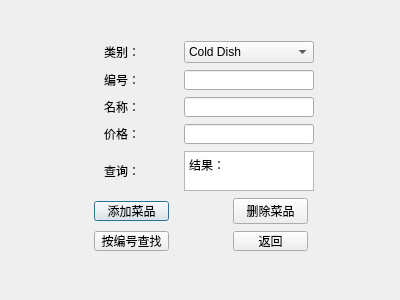
<?xml version="1.0" encoding="UTF-8"?>
<ui version="4.0">
 <class>ad_searchmenu_Dialog</class>
 <widget class="QDialog" name="ad_searchmenu_Dialog">
  <property name="geometry">
   <rect>
    <x>0</x>
    <y>0</y>
    <width>400</width>
    <height>300</height>
   </rect>
  </property>
  <property name="windowTitle">
   <string>菜品操作界面</string>
  </property>
  <widget class="QWidget" name="">
   <property name="geometry">
    <rect>
     <x>90</x>
     <y>40</y>
     <width>224</width>
     <height>215</height>
    </rect>
   </property>
   <layout class="QVBoxLayout" name="verticalLayout">
    <item>
     <layout class="QHBoxLayout" name="horizontalLayout_3">
      <property name="spacing">
       <number>30</number>
      </property>
      <item>
       <widget class="QLabel" name="label">
        <property name="minimumSize">
         <size>
          <width>60</width>
          <height>20</height>
         </size>
        </property>
        <property name="text">
         <string>类别：</string>
        </property>
        <property name="alignment">
         <set>Qt::AlignCenter</set>
        </property>
       </widget>
      </item>
      <item>
       <widget class="QComboBox" name="comboBox">
        <property name="minimumSize">
         <size>
          <width>130</width>
          <height>20</height>
         </size>
        </property>
        <item>
         <property name="text">
          <string>Cold Dish</string>
         </property>
        </item>
        <item>
         <property name="text">
          <string>Main Course</string>
         </property>
        </item>
        <item>
         <property name="text">
          <string>Soup</string>
         </property>
        </item>
       </widget>
      </item>
     </layout>
    </item>
    <item>
     <layout class="QHBoxLayout" name="horizontalLayout_2">
      <property name="spacing">
       <number>30</number>
      </property>
      <item>
       <widget class="QLabel" name="label_2">
        <property name="minimumSize">
         <size>
          <width>60</width>
          <height>20</height>
         </size>
        </property>
        <property name="text">
         <string>编号：</string>
        </property>
        <property name="alignment">
         <set>Qt::AlignCenter</set>
        </property>
       </widget>
      </item>
      <item>
       <widget class="QLineEdit" name="id_lineEdit">
        <property name="minimumSize">
         <size>
          <width>130</width>
          <height>20</height>
         </size>
        </property>
        <property name="maximumSize">
         <size>
          <width>130</width>
          <height>20</height>
         </size>
        </property>
        <property name="text">
         <string/>
        </property>
       </widget>
      </item>
     </layout>
    </item>
    <item>
     <layout class="QHBoxLayout" name="horizontalLayout">
      <property name="spacing">
       <number>30</number>
      </property>
      <item>
       <widget class="QLabel" name="label_3">
        <property name="minimumSize">
         <size>
          <width>60</width>
          <height>20</height>
         </size>
        </property>
        <property name="text">
         <string>名称：</string>
        </property>
        <property name="alignment">
         <set>Qt::AlignCenter</set>
        </property>
       </widget>
      </item>
      <item>
       <widget class="QLineEdit" name="name_lineEdit">
        <property name="minimumSize">
         <size>
          <width>130</width>
          <height>20</height>
         </size>
        </property>
        <property name="maximumSize">
         <size>
          <width>130</width>
          <height>20</height>
         </size>
        </property>
       </widget>
      </item>
     </layout>
    </item>
    <item>
     <layout class="QHBoxLayout" name="horizontalLayout_5">
      <property name="spacing">
       <number>30</number>
      </property>
      <item>
       <widget class="QLabel" name="label_6">
        <property name="minimumSize">
         <size>
          <width>60</width>
          <height>20</height>
         </size>
        </property>
        <property name="text">
         <string>价格：</string>
        </property>
        <property name="alignment">
         <set>Qt::AlignCenter</set>
        </property>
       </widget>
      </item>
      <item>
       <widget class="QLineEdit" name="price_lineEdit">
        <property name="minimumSize">
         <size>
          <width>130</width>
          <height>20</height>
         </size>
        </property>
        <property name="maximumSize">
         <size>
          <width>130</width>
          <height>20</height>
         </size>
        </property>
       </widget>
      </item>
     </layout>
    </item>
    <item>
     <layout class="QHBoxLayout" name="horizontalLayout_6">
      <property name="spacing">
       <number>30</number>
      </property>
      <item>
       <widget class="QLabel" name="label_7">
        <property name="minimumSize">
         <size>
          <width>60</width>
          <height>20</height>
         </size>
        </property>
        <property name="text">
         <string>查询：</string>
        </property>
        <property name="alignment">
         <set>Qt::AlignCenter</set>
        </property>
       </widget>
      </item>
      <item>
       <widget class="QTextEdit" name="textEdit">
        <property name="minimumSize">
         <size>
          <width>130</width>
          <height>40</height>
         </size>
        </property>
        <property name="maximumSize">
         <size>
          <width>130</width>
          <height>40</height>
         </size>
        </property>
        <property name="html">
         <string>&lt;!DOCTYPE HTML PUBLIC &quot;-//W3C//DTD HTML 4.0//EN&quot; &quot;http://www.w3.org/TR/REC-html40/strict.dtd&quot;&gt;
&lt;html&gt;&lt;head&gt;&lt;meta name=&quot;qrichtext&quot; content=&quot;1&quot; /&gt;&lt;style type=&quot;text/css&quot;&gt;
p, li { white-space: pre-wrap; }
&lt;/style&gt;&lt;/head&gt;&lt;body style=&quot; font-family:'SimSun'; font-size:9pt; font-weight:400; font-style:normal;&quot;&gt;
&lt;p style=&quot; margin-top:0px; margin-bottom:0px; margin-left:0px; margin-right:0px; -qt-block-indent:0; text-indent:0px;&quot;&gt;结果：&lt;/p&gt;&lt;/body&gt;&lt;/html&gt;</string>
        </property>
       </widget>
      </item>
     </layout>
    </item>
    <item>
     <layout class="QHBoxLayout" name="horizontalLayout_4">
      <property name="spacing">
       <number>60</number>
      </property>
      <item>
       <widget class="QPushButton" name="add_pushButton">
        <property name="minimumSize">
         <size>
          <width>0</width>
          <height>20</height>
         </size>
        </property>
        <property name="maximumSize">
         <size>
          <width>75</width>
          <height>20</height>
         </size>
        </property>
        <property name="text">
         <string>添加菜品</string>
        </property>
       </widget>
      </item>
      <item>
       <widget class="QPushButton" name="delete_pushButton">
        <property name="minimumSize">
         <size>
          <width>0</width>
          <height>20</height>
         </size>
        </property>
        <property name="maximumSize">
         <size>
          <width>75</width>
          <height>16777215</height>
         </size>
        </property>
        <property name="text">
         <string>删除菜品</string>
        </property>
       </widget>
      </item>
     </layout>
    </item>
    <item>
     <layout class="QHBoxLayout" name="horizontalLayout_7">
      <property name="spacing">
       <number>60</number>
      </property>
      <item>
       <widget class="QPushButton" name="search_pushButton">
        <property name="minimumSize">
         <size>
          <width>0</width>
          <height>20</height>
         </size>
        </property>
        <property name="maximumSize">
         <size>
          <width>75</width>
          <height>20</height>
         </size>
        </property>
        <property name="text">
         <string>按编号查找</string>
        </property>
       </widget>
      </item>
      <item>
       <widget class="QPushButton" name="back_pushButton">
        <property name="minimumSize">
         <size>
          <width>0</width>
          <height>20</height>
         </size>
        </property>
        <property name="maximumSize">
         <size>
          <width>75</width>
          <height>20</height>
         </size>
        </property>
        <property name="text">
         <string>返回</string>
        </property>
       </widget>
      </item>
     </layout>
    </item>
   </layout>
  </widget>
 </widget>
 <resources/>
 <connections/>
</ui>
